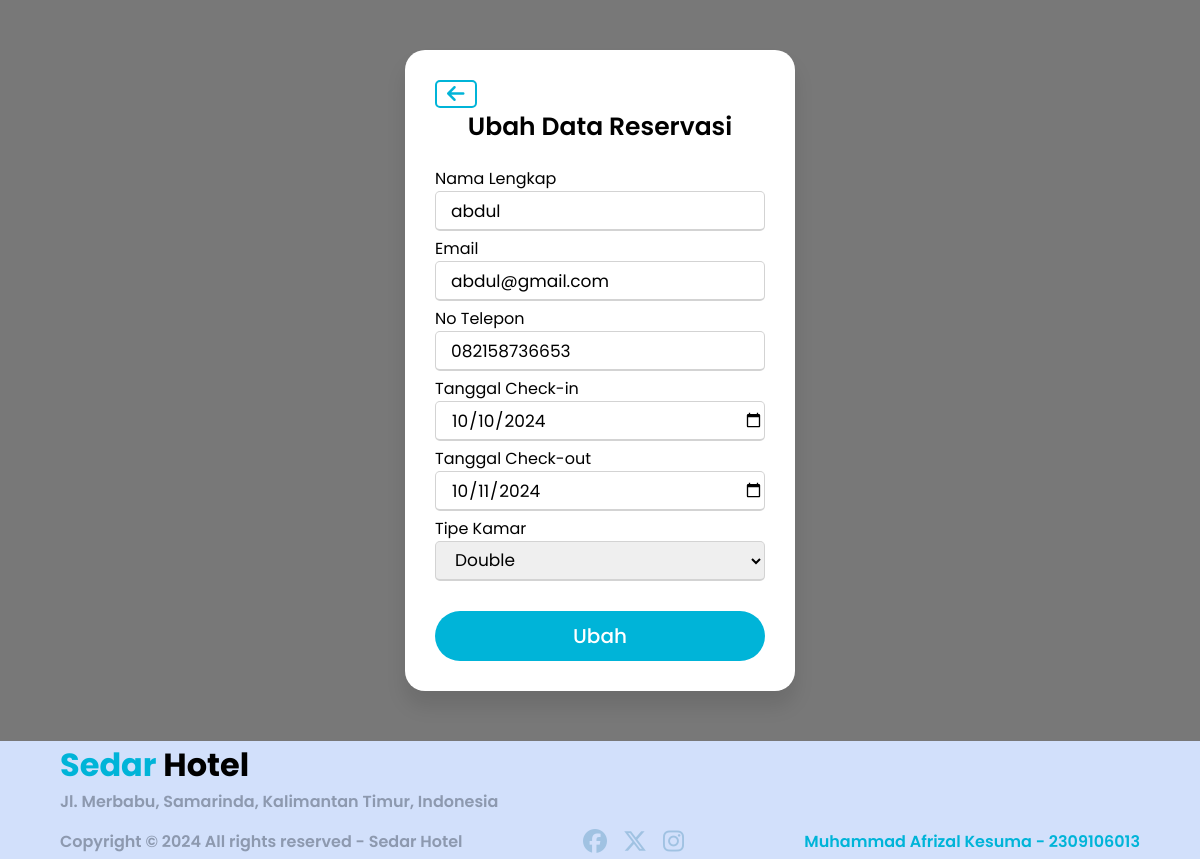
Page /reservasi/update_res.php?id=4 on the committed database.
### tables this page shows
CREATE TABLE `reservasi` (
  `id_reservasi` int(11) NOT NULL,
  `nama` varchar(100) NOT NULL,
  `email` varchar(100) NOT NULL,
  `no_telp` varchar(100) NOT NULL,
  `tgl_checkin` date NOT NULL,
  `tgl_checkout` date NOT NULL,
  `tipe_kamar` varchar(50) NOT NULL
);

### reservasi/update_res.php (the view, shortened to what this page needs)
<?php
require "../database/koneksi.php";
$id_reservasi = $_GET["id"];
$result = mysqli_query($conn, "SELECT * FROM reservasi WHERE id_reservasi = $id_reservasi");
while ($row = mysqli_fetch_assoc($result)) {
    $reservasi[] = $row;
}
$reservasi = $reservasi[0];
?>
<!DOCTYPE html>
<html lang="en">
    <head>
        <link rel="stylesheet" href="reservasi.css">
        <link rel="stylesheet" href="https://cdnjs.cloudflare.com/ajax/libs/font-awesome/6.6.0/css/all.min.css" />
    </head>
    <body>
        <div class="wrapper">
            <div class="kembali">
                <a href="data_reservasi.php" class="fa-solid fa-arrow-left"></a>
            </div>
            <div class="title-text">
                <div class="title signup">
                    Ubah Data Reservasi
                </div>
            </div>
            <div class="form-container">
                <div class="form-inner">
                    <form action="" method="POST" class="signup">
                        <div class="field">
                            <label for="name">Nama Lengkap</label>
                            <input type="text" name="nama" id="nama" value="<?= $reservasi["nama"] ?>" required>
                        </div>
                        <div class="field">
                            <label for="email">Email</label>
                            <input type="email" name="email" id="email" value="<?= $reservasi["email"] ?>" required>
                        </div>
                        <div class="field">
                            <label for="phone">No Telepon</label>
                            <input type="tel" name="no_telp" id="no_telp" value="<?= $reservasi["no_telp"] ?>"required>
                        </div>
                        <div class="field">
                            <label for="checkin">Tanggal Check-in</label>
                            <input type="date" name="checkin" id="checkin" value="<?= $reservasi["tgl_checkin"] ?>" required>
                        </div>
                        <div class="field">
                            <label for="checkout">Tanggal Check-out</label>
                            <input type="date" name="checkout" id="checkout" value="<?= $reservasi["tgl_checkout"] ?>" required>
                        </div>
                        <div class="field">
                            <label for="room_type">Tipe Kamar</label>
                            <select id="room_type" name="room_type" required>
                                <option value="double" <?php if($reservasi["tipe_kamar"] == "double")  echo "selected"  ?>>Double</option>
                            </select>
                        </div>
                        <br>
                        <div class="field btn">
                            <div class="btn-layer"></div>
                            <input type="submit" name="submit" value="Ubah">
                        </div>
                    </form>
                </div>
            </div>
        </div>
    </body>
</html>
<?php include "../login_page/footer.php";?>

### reservasi/reservasi.css (style rules this page uses)
* { margin: 0; padding: 0; box-sizing: border-box; font-family: 'Poppins', sans-serif; }
html,body { display: grid; height: 100%; width: 100%; place-items: center; background: linear-gradient(rgba(0, 0, 0, 0.5), rgba(0, 0, 0, 0.5)), url(../assets/pexels-boonkong-boonpeng-442952-1134176.jpg); background-size: cover; background-position: center; }
.wrapper { overflow: hidden; max-width: 390px; background: #fff; padding: 30px; border-radius: 20px; box-shadow: 0px 15px 20px rgba(0,0,0,0.1); margin: 50px auto; }
.wrapper .title-text { display: flex; width: 200%; }
.wrapper .title { width: 50%; font-size: 25px; font-weight: 600; text-align: center; }
.wrapper .form-container { width: 100%; overflow: hidden; }
.form-container .form-inner { display: flex; width: 200%; }
.form-container .form-inner form { width: 50%; }
.form-inner form .field { height: 50px; width: 100%; margin-top: 20px; }
.form-inner form .field input { height: 80%; width: 100%; outline: none; padding-left: 15px; border-radius: 5px; border: 1px solid lightgrey; border-bottom-width: 2px; font-size: 17px; }
form .btn { height: 50px; width: 100%; border-radius: 25px; position: relative; overflow: hidden; }
form .btn .btn-layer { height: 100%; width: 300%; position: absolute; left: -100%; background: #00b4d8; border-radius: 5px; }
form .btn input[type="submit"] { height: 100%; width: 100%; z-index: 1; position: relative; background: none; border: none; color: #fff; padding-left: 0; border-radius: 5px; font-size: 20px; font-weight: 500; cursor: pointer; }
.kembali a { text-decoration: none; font-size: 20px; color: #00b4d8; border: 2px solid #00b4d8; padding: 2px 10px; border-radius: 5px; }
.form-inner .field select { height: 40px; width: 100%; outline: none; padding-left: 15px; border-radius: 5px; border: 1px solid lightgrey; border-bottom-width: 2px; font-size: 17px; }

### styles.css (style rules this page uses)
* { box-sizing: border-box; margin: 0; padding: 0; }
body { font-family: "Poppins", sans-serif; background-color: #f0f0f0; }

### rows in the picture
reservasi: nama "abdul", email "abdul@gmail.com", no_telp "082158736653", checkin "10/10/2024", checkout "10/11/2024", room_type "Double"
